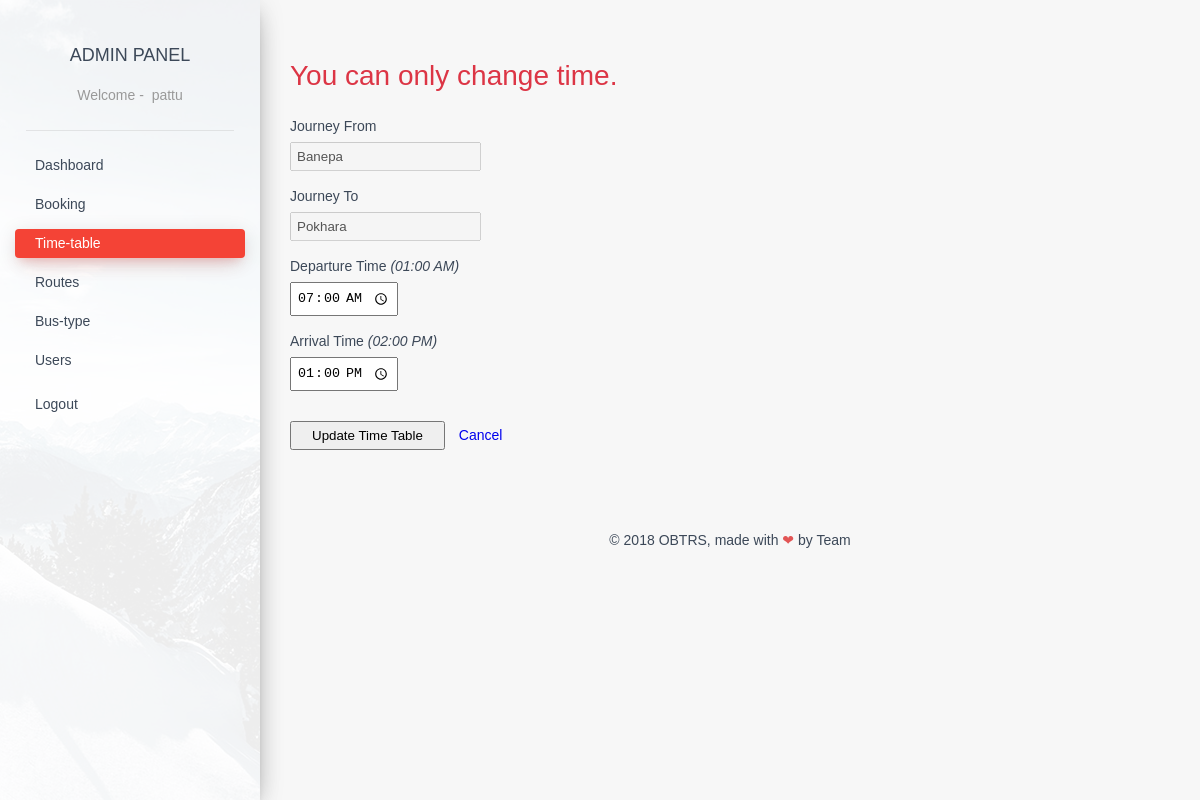
Page /admin/adminpanel/time_table_edit.php?route_id=37 (signed in) on the committed database.
### tables this page shows
CREATE TABLE `time_table` (
  `route_id` int(11) NOT NULL,
  `departure_station` varchar(50) NOT NULL,
  `arrival_station` varchar(50) NOT NULL,
  `via_station` varchar(50) NOT NULL,
  `departure_time` varchar(50) NOT NULL,
  `arrival_time` varchar(50) NOT NULL,
  `rent` int(11) NOT NULL
);

### admin/adminpanel/time_table_edit.php (the view, shortened to what this page needs)
<?php
	include '../dbconnect.php';
?>
<!DOCTYPE html>
<html lang="en" class="js csstransitions">
<head>
    <link rel="stylesheet" href="adminpanel-assets/css/style.css" />
    <link rel="stylesheet" href="adminpanel-assets/css/normalize.css" />
</head>
<body>
    <div class="wrapper">
        <div class="sidebar" data-color="red" data-image="../assets/img/sidebar-1.jpg">
            <div class="logo"> <a href="#" class="simple-text">
                    Admin Panel
                    </a>
                    <?php
                        if (isset($_SESSION['usr_id'])) { ?>
                            <span data-hover="Welcome">Welcome - &nbsp;<?php echo $_SESSION['usr_name']; ?>
                            <?php } else { ?>
                            <span data-hover="Welcome">Welcome
                                </span>
                    <?php } ?>
                </span>
            </div>
         <div class="sidebar-wrapper ps-container">
            <ul class="nav">
                <li>
                    <a href="index.php">
                        Dashboard
                    </a>
                </li>
                <li>
                    <a href="booking.php">
                        Booking
                    </a>
                </li>
                <li>
                    <a href="time-table.php" class="active">
                        Time-table
                    </a>
                </li>
                <li>
                    <a href="routes.php">
                        Routes
                    </a>
                </li>
                <li>
                    <a href="bus-type.php">
                        Bus-type
                    </a>
                </li>
                <li>
                    <a href="users.php">
                        Users
                    </a>
                </li>
            <?php  if (isset($_SESSION['usr_id'])) {?>
                <li>
                    <a href="../logout.php">
                        <p>Logout</p>
                    </a>
                </li>
            <?php }?>
            </ul>
        </div>
            <div class="sidebar-background" style="background-image: url(../admin/assets/img/sidebar-1.jpg);"></div>
        </div>
        <div class="main-panel ps-container ps-theme-default ps-active-y">
            <div class="content">
                <div class="container-fluid">
                    <div class="row" style="margin: 25px 0;">
                        <h1 class="text-danger"> You can only change time.</h1>
						<?php
							$route_id = $_GET['route_id'];
							$sql = "SELECT * FROM `time_table` WHERE route_id='$route_id'";
							$result = mysqli_query($con,$sql);
							while($row=mysqli_fetch_object($result)){?>
								<form action="time_table_update.php" method="post">
                                    <div class="input-group">
                                        <label for="journeyFrom" class="required">Journey From</label>
                                        <input type="text" name="journeyFrom" placeholder="Journey From" value='<?php echo "$row->departure_station";?>' required="required" disabled=" disabled" />
                                    </div>
                                    <div class="input-group">
                                        <label for="journeyTo" class="required">Journey To</label>
                                        <input type="text" name="journeyTo" placeholder="Journey To" value='<?php echo "$row->arrival_station";?>' required="required" disabled=" disabled" />
                                    </div>
                                    <div class="input-group">
                                        <label for="departureTime" class="required">Departure Time <em>(01:00 AM)</em></label>
                                        <input type="time" name="departureTime" value='<?php echo "$row->departure_time";?>' required="required" />
                                    </div>
                                    <div class="input-group">
                                        <label for="arrivalTime" class="required">Arrival Time <em>(02:00 PM)</em></label>
                                        <input type="time" name="arrivalTime" value='<?php echo "$row->arrival_time";?>' required="required" />
                                    </div>
                                    <div class="input-group" style="display: inline-block;">
                                        <input type="submit" name="update-time-table" value="Update Time Table">
                                        <a href="time-table.php" style="margin-left: 10px;">Cancel</a>
                                    </div>
								</form>
							<?php
							}
						?>
					</div>
                </div>
            </div>
            <?php
                include 'footer.php';
            ?>
        </div>
    </div>
</body>
</html>

### rows in the picture
time_table: journeyFrom "Banepa", journeyTo "Pokhara", departureTime "07:00", arrivalTime "13:00"

### other values in the picture
$_SESSION['usr_name'] "pattu"
